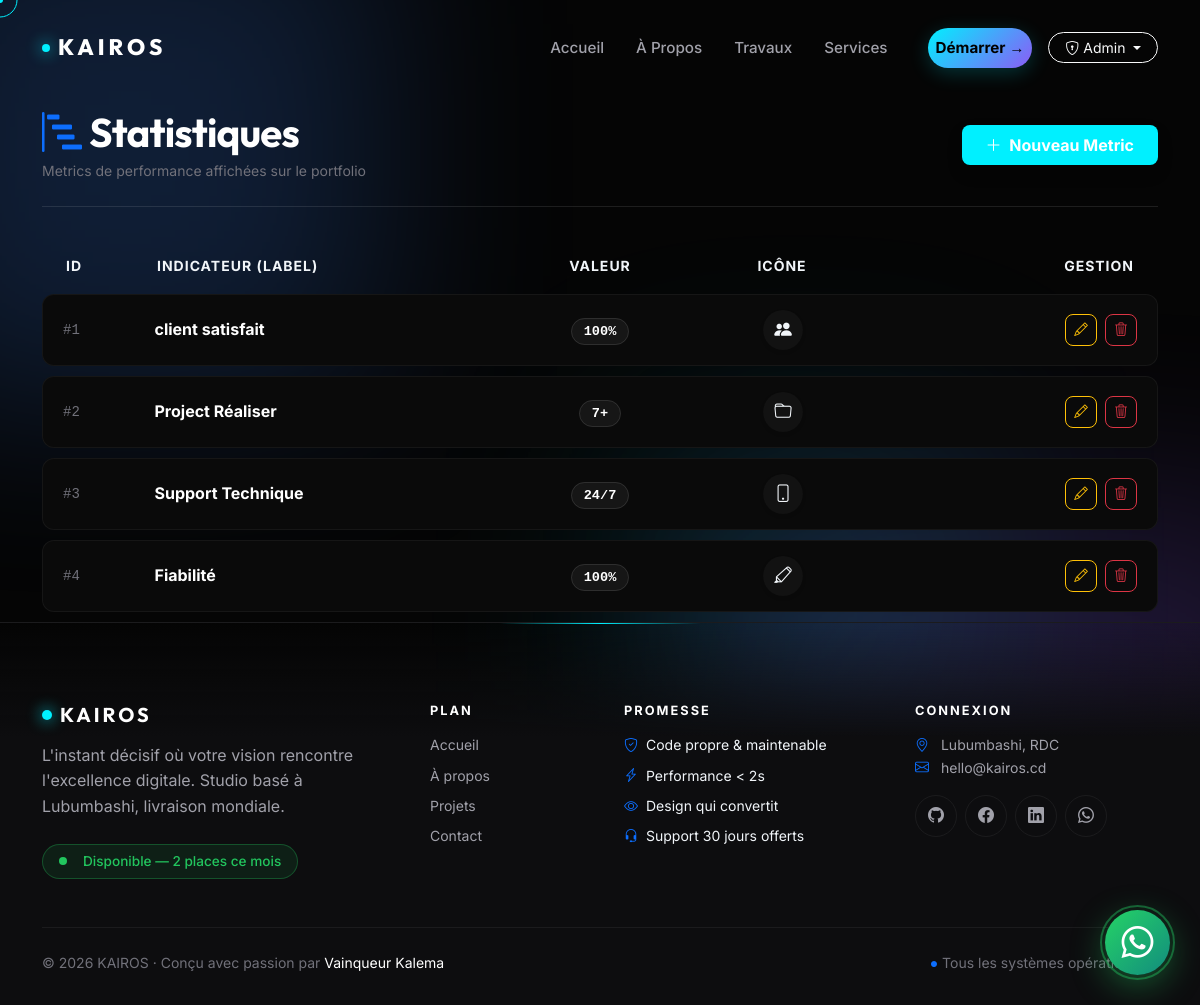
Page /admin/stats (signed in) on the committed database.
### app/models.py (models this page shows)
class Stat(db.Model):
    id = db.Column(db.Integer, primary_key=True)
    label = db.Column(db.String(50))
    value = db.Column(db.String(50))
    icon = db.Column(db.String(50))

### app/admin/route.py (the view)
@bp.route('/stats')
@login_required
@admin_required
def stats():
    stats = Stat.query.all()
    return render_template('admin/stats.html', stats=stats)

### app/admin/route.py (called while the page is built)
def admin_required(f):
    @wraps(f)
    def decorated(*args, **kwargs):
        if not current_user.is_authenticated or not current_user.is_admin:
            flash('Accès réservé aux administrateurs.', 'danger')
            return redirect(url_for('auth.login'))
        return f(*args, **kwargs)
    return decorated

### app/templates/admin/stats.html (shortened to what this page needs)
{% extends 'base.html' %}
{% block content %}
<div class="container mt-2 fade-up">
    <div class="d-flex justify-content-between align-items-center mb-5 border-bottom border-white border-opacity-10 pb-4">
        <div>
            <h1 class="text-white fw-bold m-0"><i class="bi bi-bar-chart-steps me-2 text-primary"></i>Statistiques</h1>
            <p class="text-muted small m-0 mt-1">Metrics de performance affichées sur le portfolio</p>
        </div>
        <a href="{{ url_for('admin.stat_new') }}" class="btn btn-primary px-4 py-2 fw-bold rounded-3 shadow">
            <i class="bi bi-plus-lg me-1"></i> Nouveau Metric
        </a>
    </div>
    <div class="stats-manager">
        <div class="row px-4 mb-3 d-none d-md-flex text-muted small fw-bold text-uppercase" style="letter-spacing: 1px;">
            <div class="col-md-1">ID</div>
            <div class="col-md-4">Indicateur (Label)</div>
            <div class="col-md-2 text-center">Valeur</div>
            <div class="col-md-2 text-center">Icône</div>
            <div class="col-md-3 text-end">Gestion</div>
        </div>
        {% for s in stats %}
        <div class="stat-list-card">
            <div class="row align-items-center">
                <div class="col-md-1 d-none d-md-block text-muted font-monospace small">
                    #{{ s.id }}
                </div>
                <div class="col-md-4 col-6">
                    <span class="text-white fw-bold">{{ s.label }}</span>
                </div>
                <div class="col-md-2 col-6 text-md-center text-end">
                    <span class="stat-badge-value border border-white border-opacity-10">{{ s.value }}</span>
                </div>
                <div class="col-md-2 d-none d-md-flex justify-content-center">
                    <div class="stat-icon-circle shadow-sm">
                        <i class="bi {{ s.icon }}"></i>
                    </div>
                </div>
                <div class="col-md-3 col-12 text-end mt-3 mt-md-0">
                    <div class="d-flex justify-content-end gap-2">
                        <a href="{{ url_for('admin.stat_edit', id=s.id) }}" class="btn btn-outline-warning btn-action-sm" title="Modifier">
                            <i class="bi bi-pencil"></i>
                        </a>
                        <form action="{{ url_for('admin.stat_delete', id=s.id) }}" method="POST" class="d-inline">
                            <button type="submit" class="btn btn-outline-danger btn-action-sm" onclick="return confirm('Supprimer ce metric ?')" title="Supprimer">
                                <i class="bi bi-trash3"></i>
                            </button>
                        </form>
                    </div>
                </div>
            </div>
        </div>
        {% else %}
        <div class="text-center py-5 border border-dashed border-secondary rounded-4 opacity-25">
            <i class="bi bi-graph-down fs-1 mb-2"></i>
            <p>Aucune donnée statistique à afficher.</p>
        </div>
        {% endfor %}
    </div>
</div>
{% endblock %}

### app/static/css/style.css (style rules this page uses)
:root { --primary: #0d6efd; --primary-glow: rgba(13, 110, 253, 0.25); --dark-bg: #0f172a; --card-bg: rgba(255, 255, 255, 0.03); --border-color: rgba(255, 255, 255, 0.1); --text-main: #f1f5f9; --text-muted: #94a3b8; --success: #10b981; }
body { font-family: 'Inter', sans-serif; color: var(--text-main); background-color: var(--dark-bg); overflow-x: hidden; line-height: 1.6; }
p, li, label, span, div:not(.vscode-footer) { color: var(--text-main); }
h1, h2, h3, h4, h5, h6, .h1, .h2, .h3, .h4, .h5, .h6 { color: #ffffff !important; font-weight: 700; }
.text-muted { color: var(--text-muted) !important; }
.btn-primary { background: var(--primary); border: none; padding: 12px 30px; border-radius: 8px; font-weight: 600; box-shadow: 0 4px 15px var(--primary-glow); }

### app/templates/base.html (style rules this page uses)
:root { --primary: #00f0ff; --primary-dark: #3b82f6; --accent: #8b5cf6; --gold: #d4af37; --dark-bg: #050505; --surface: #0d0d0f; --surface-2: #141417; --glass: rgba(13, 13, 15, 0.75); --text-muted: #71717a; --text-soft: #a1a1aa; --border-soft: rgba(255, 255, 255, 0.06); --border-hover: rgba(0, 240, 255, 0.3); }
* { -webkit-tap-highlight-color: transparent; }
html { scroll-behavior: smooth; }
body { background-color: var(--dark-bg); color: #ffffff; font-family: 'Inter', sans-serif; overflow-x: hidden; -webkit-font-smoothing: antialiased; cursor: none; }
h1, h2, h3, h4, h5, .navbar-brand, .display-huge { font-family: 'Outfit', sans-serif; letter-spacing: -0.02em; }

### app/templates/admin/stats.html (style rules this page uses)
body { padding-top: 100px; background-color: #050505 !important; color: #f0f0f0; }
.stat-list-card { background: #0a0a0a; border: 1px solid rgba(255, 255, 255, 0.05); border-radius: 12px; padding: 15px 20px; margin-bottom: 10px; transition: 0.3s ease; }
.stat-icon-circle { width: 40px; height: 40px; background: rgba(255, 255, 255, 0.03); border-radius: 50%; display: flex; align-items: center; justify-content: center; color: #0d6efd; font-size: 1.1rem; }
.stat-badge-value { font-family: 'Fira Code', monospace; font-weight: 700; color: #fff; background: rgba(255, 255, 255, 0.05); padding: 5px 12px; border-radius: 20px; font-size: 0.85rem; }
.btn-action-sm { width: 32px; height: 32px; display: inline-flex; align-items: center; justify-content: center; border-radius: 8px; padding: 0; font-size: 0.85rem; transition: 0.2s; }

### rows in the picture
Stat: id "1", label "client satisfait", value "100%"
Stat: id "2", label "Project Réaliser", value "7+"
Stat: id "3", label "Support Technique", value "24/7"
Stat: id "4", label "Fiabilité", value "100%"
